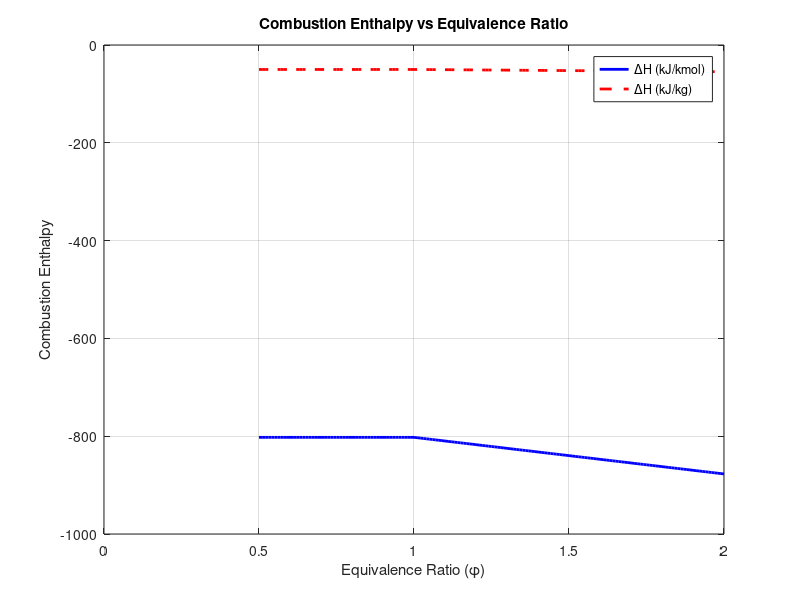

Here is the MATLAB script that generated this plot:
% Constants
h_CO2 = -393.52; % Enthalpy of formation of CO2 (kJ/mol)
h_H2O = -241.83; % Enthalpy of formation of H2O (kJ/mol)
h_N2 = 0;        % Enthalpy of formation of N2 (kJ/mol)
h_O2 = 0;        % Enthalpy of formation of O2 (kJ/mol)
h_CH4 = -74.85;  % Enthalpy of formation of CH4 (kJ/mol)

MW_CH4 = 16.04;  % Molecular weight of CH4 (kg/kmol)
N2_O2_ratio = 79 / 21; % Mole ratio of N2 to O2 in air

% Equivalence ratio range
phi_values = 0.5:0.01:2.0;

% Initialize results
combustion_enthalpy_per_kmol = [];
combustion_enthalpy_per_kg = [];

% Loop through equivalence ratios
for phi = phi_values
    % Reactant moles
    moles_CH4 = 1;
    moles_O2 = 2 / phi;
    moles_N2 = moles_O2 * N2_O2_ratio;

    if phi < 1
        % Lean combustion
        moles_CO2 = 1;
        moles_H2O = 2;
        moles_O2_product = (2 - 2 * phi);
        moles_N2_product = moles_N2;
        moles_CH4_unburnt = 0;
    else
        % Rich combustion
        moles_CO2 = 1;
        moles_H2O = 2;
        moles_O2_product = 0;
        moles_N2_product = moles_N2;
        moles_CH4_unburnt = (phi - 1);
    end

    % Combustion enthalpy calculation
    H_products = moles_CO2 * h_CO2 + moles_H2O * h_H2O + moles_N2_product * h_N2 + ...
                 moles_O2_product * h_O2 + moles_CH4_unburnt * h_CH4;
    H_reactants = moles_CH4 * h_CH4 + moles_O2 * h_O2 + moles_N2 * h_N2;
    delta_H = H_products - H_reactants; % Combustion enthalpy per kmol

    % Store results
    combustion_enthalpy_per_kmol = [combustion_enthalpy_per_kmol, delta_H];
    combustion_enthalpy_per_kg = [combustion_enthalpy_per_kg, delta_H / MW_CH4];
end

% Plot results
figure;
plot(phi_values, combustion_enthalpy_per_kmol, 'b-', 'LineWidth', 2);
hold on;
plot(phi_values, combustion_enthalpy_per_kg, 'r--', 'LineWidth', 2);
xlabel('Equivalence Ratio (\phi)');
ylabel('Combustion Enthalpy');
legend('\DeltaH (kJ/kmol)', '\DeltaH (kJ/kg)');
title('Combustion Enthalpy vs Equivalence Ratio');
grid on;

